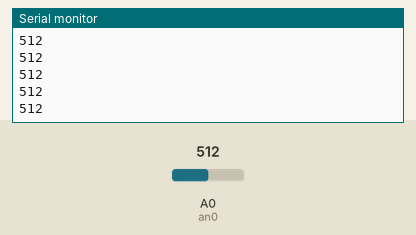
Recording of a sketch running on a simulated Arduino Uno, built with avr-gcc and run on an emulated ATmega328P. On the bench: the last lines printed to the serial monitor. The test bench sets the inputs (shaded band); at power-on: A0 (an0) = 512.

Above: at 1.2 s.
1.3 s: A0 (an0) set to 716
At 1.56 s:
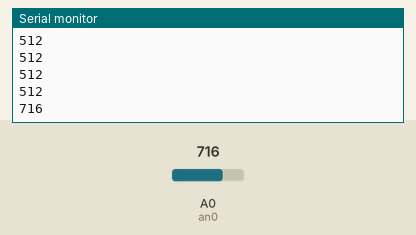
2.8 s: A0 (an0) set to 900
At 2.96 s:
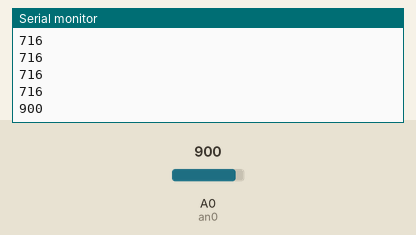
Timing chart, 0 to 5.8 s (numbered marks = the images above; inputs shaded):
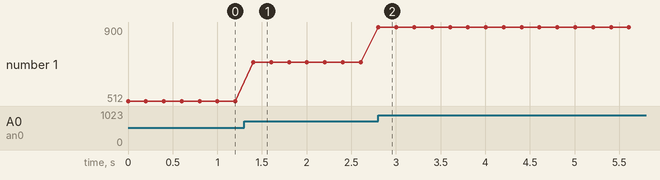

Measured:
- after the input at 1.3 s, the serial monitor: prints a new line after 0.10 s (image 1)
- after the input at 2.8 s, the serial monitor: prints a new line at once (image 2)
- plotted number 1: 512 → 716 after the input at 1.3 s, 716 → 900 after the input at 2.8 s

The sketch:

aula10-potenciometro.ino
```cpp
# define an0 A0
void setup()
{
  pinMode(an0, INPUT);
  Serial.begin(9600);
}

void loop()
{
  Serial.println(analogRead(an0));
  delay(200);
}
```
